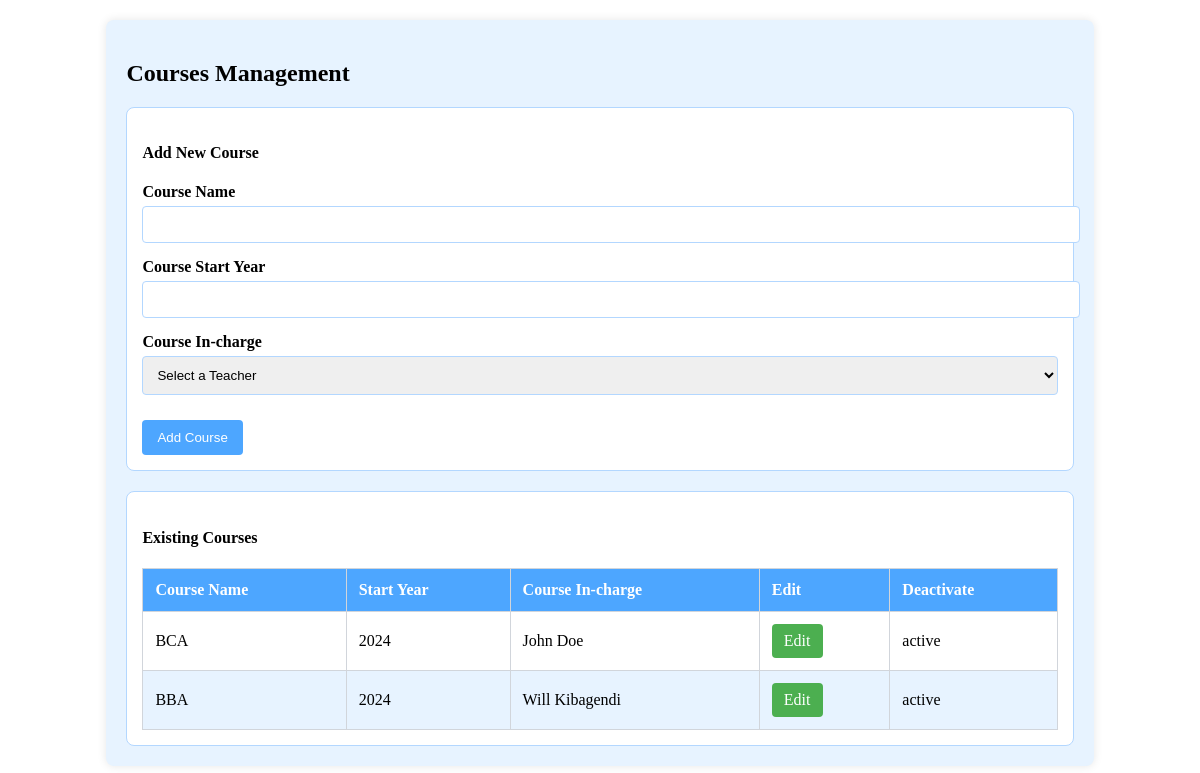
/Admin/courses.php, run on an earlier commit of the app's database.
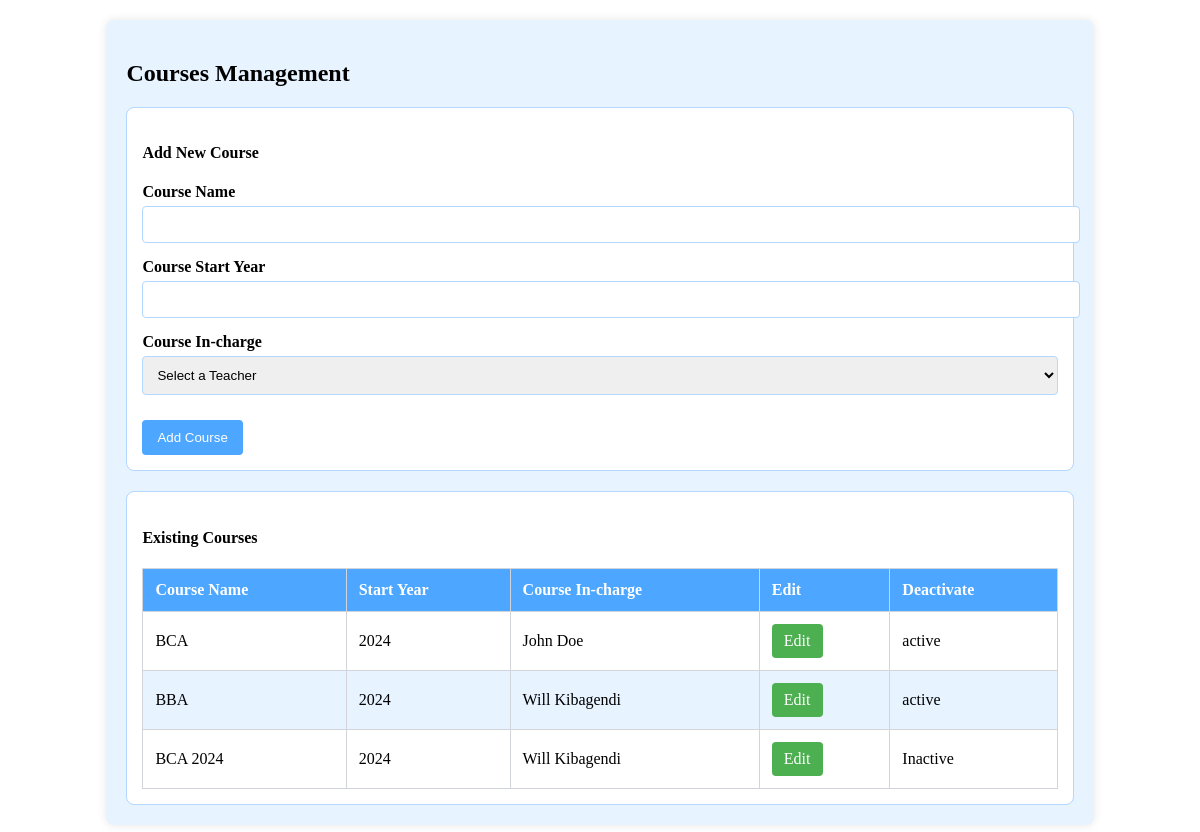
And on a later commit of the database.
### tables this page shows
CREATE TABLE `tblcourse` (
  `course_id` int(11) NOT NULL,
  `course_name` varchar(30) NOT NULL,
  `course_start` year(4) NOT NULL
);

### Admin/courses.php (the view, shortened to what this page needs)
<?php
include('../includes/dbcon.php');
$sql = "
    SELECT
        c.course_id,
        c.course_name,
        c.course_start,
        ci.tea_id,
        CONCAT(t.tea_firstName, ' ', t.tea_lastName) as teacher_name,
        ci.isActive
    FROM
        tblcourse AS c
    LEFT JOIN
        tblcourseincharge AS ci ON c.course_id = ci.course_id
    LEFT JOIN
        tblteachers AS t ON ci.tea_id = t.tea_id";
$courses_result = $conn->query($sql);
?>
<!DOCTYPE html>
<html lang="en">
<head>
</head>
<body>
    <div class="course-section">
        <h2 class="text-center">Courses Management</h2>
        <div class="form-container">
            <h4>Add New Course</h4>
            <form method="POST" action="courses.php">
                <div class="form-row">
                    <label for="course_name">Course Name</label>
                    <input type="text" name="course_name" required>
                </div>
                <div class="form-row">
                    <label for="course_start">Course Start Year</label>
                    <input type="number" name="course_start" required min="2000" max="2100">
                </div>
                <div class="form-row">
                    <label for="teacher_id">Course In-charge</label>
                    <select name="teacher_id" required>
                        <option value="" disabled selected>Select a Teacher</option>
                    </select>
                </div>
                <button type="submit" class="submit-btn" name="add_course">Add Course</button>
            </form>
        </div>
        <div class="table-container">
            <h4>Existing Courses</h4>
            <table>
                <thead>
                    <tr>
                        <th>Course Name</th>
                        <th>Start Year</th>
                        <th>Course In-charge</th>
                        <th>Edit</th>
                        <th>Deactivate</th>
                    </tr>
                </thead>
                <tbody>
                    <?php if ($courses_result->num_rows > 0): ?>
                        <?php while ($course = $courses_result->fetch_assoc()): ?>
                            <tr>
                                <td><?= htmlspecialchars($course['course_name']) ?></td>
                                <td><?= htmlspecialchars($course['course_start']) ?></td>
                                <td><?= htmlspecialchars($course['teacher_name']) ?></td>
                                <td>
                                    <a href="edit_course.php?course_id=<?= $course['course_id'] ?>&teacher_id=<?= $course['tea_id'] ?>" class="btn btn-edit">Edit</a>
                                </td>
                                <td>
                                    <?php if ($course['isActive']): ?>
                                        <span>active</span>
                                    <?php else: ?>
                                        <span>Inactive</span>
                                    <?php endif; ?>
                                </td>
                            </tr>
                        <?php endwhile; ?>
                    <?php else: ?>
                        <tr>
                            <td colspan="5" class="text-center">No Courses Available</td>
                        </tr>
                    <?php endif; ?>
                </tbody>
            </table>
        </div>
    </div>
</body>
</html>

What changed in the data, as far as the page shows it:
added tblcourse: course_name "BCA 2024", course_start "2024", teacher_name "Will Kibagendi", shows "Inactive"
